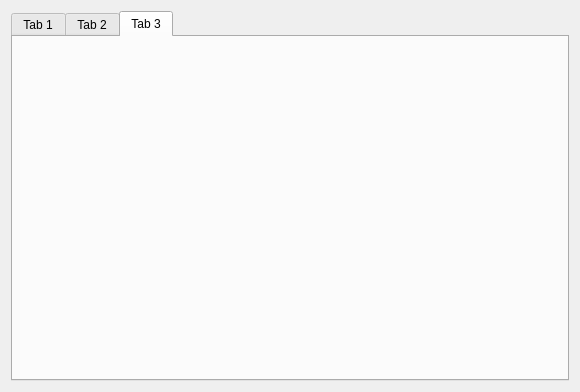
<?xml version="1.0" encoding="UTF-8"?>
<ui version="4.0">
 <class>MainWidget</class>
 <widget class="QWidget" name="MainWidget">
  <property name="geometry">
   <rect>
    <x>0</x>
    <y>0</y>
    <width>580</width>
    <height>392</height>
   </rect>
  </property>
  <property name="windowTitle">
   <string>MainWidget</string>
  </property>
  <layout class="QVBoxLayout" name="verticalLayout">
   <item>
    <widget class="QTabWidget" name="tabWidget">
     <property name="enabled">
      <bool>true</bool>
     </property>
     <property name="currentIndex">
      <number>2</number>
     </property>
     <widget class="QWidget" name="pTab1">
      <attribute name="title">
       <string>Tab 1</string>
      </attribute>
     </widget>
     <widget class="QWidget" name="pTab2">
      <attribute name="title">
       <string>Tab 2</string>
      </attribute>
     </widget>
     <widget class="QWidget" name="pTab3">
      <attribute name="title">
       <string>Tab 3</string>
      </attribute>
     </widget>
    </widget>
   </item>
  </layout>
 </widget>
 <resources/>
 <connections/>
</ui>
